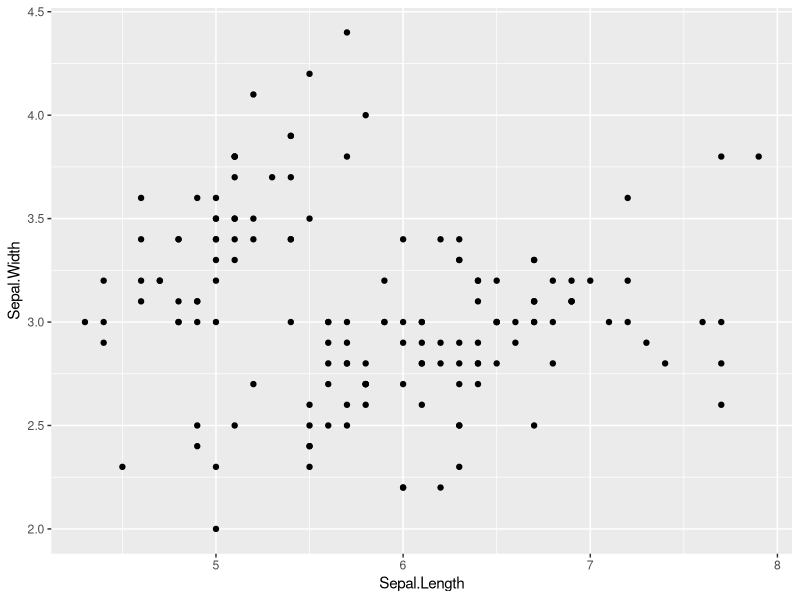
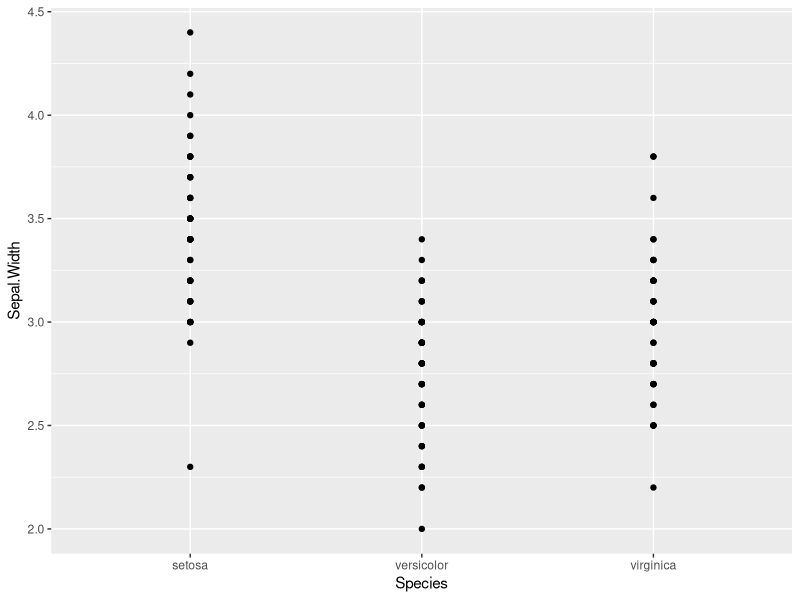
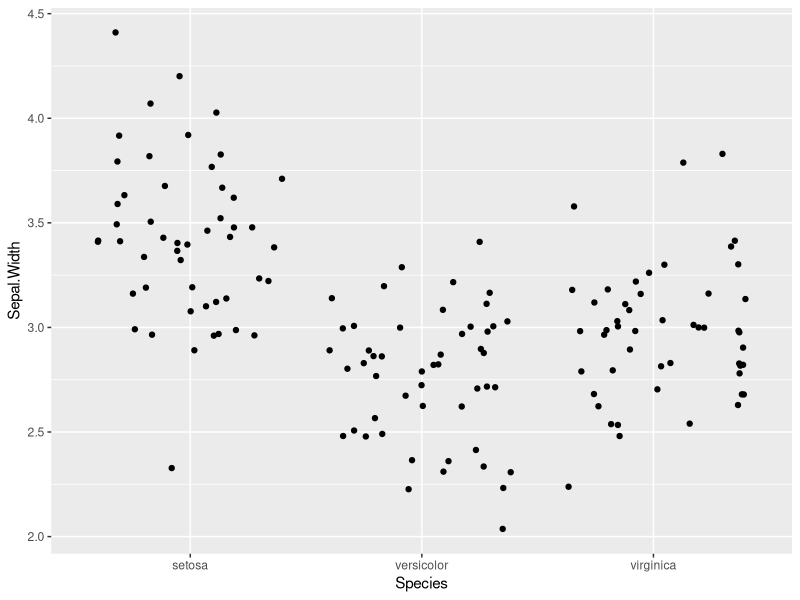
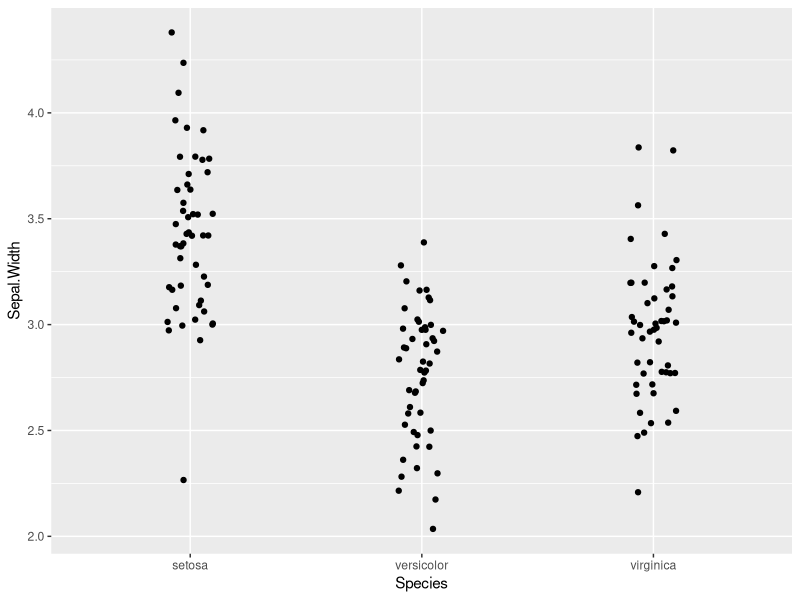
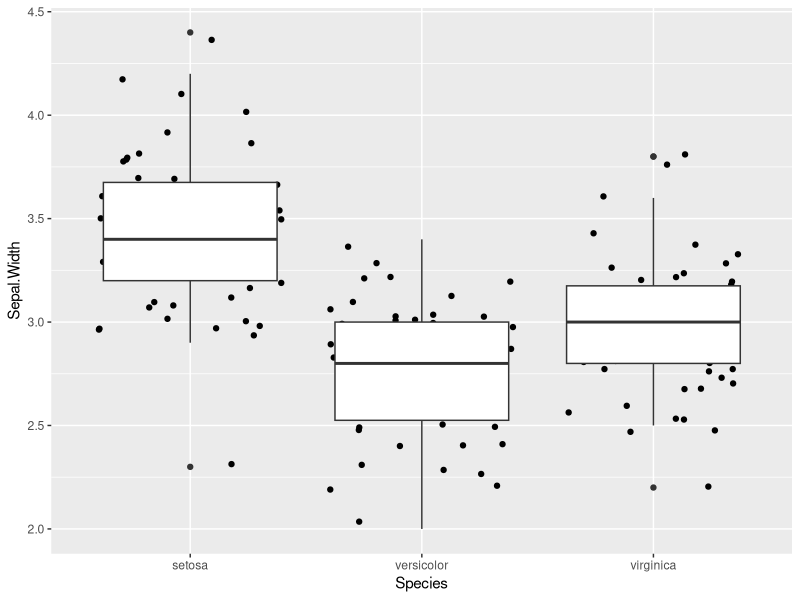
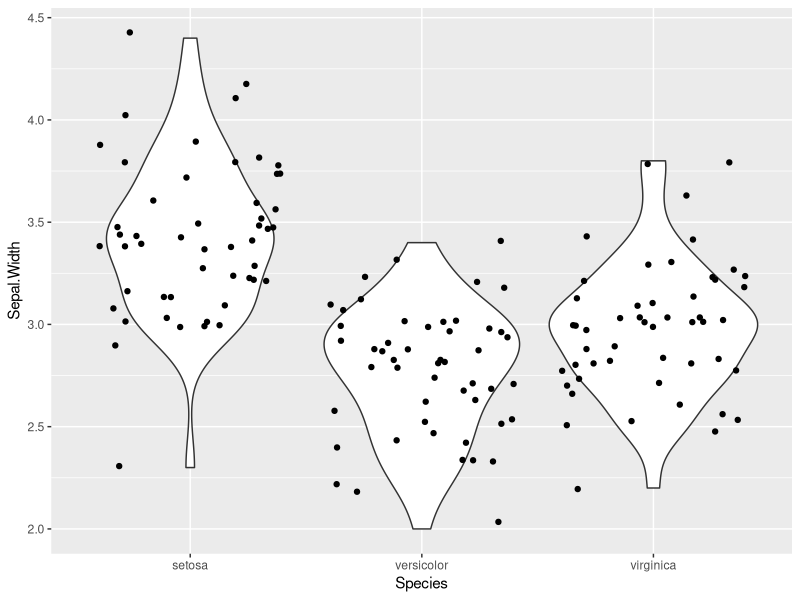
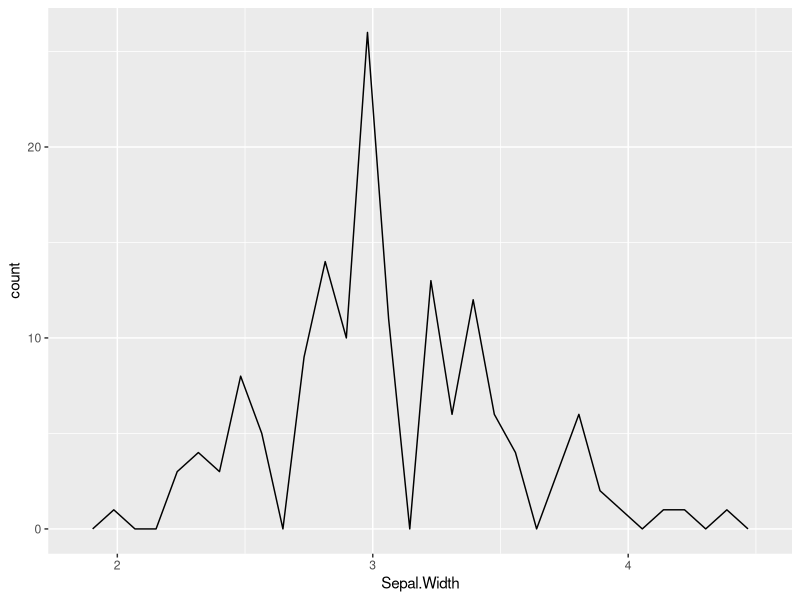
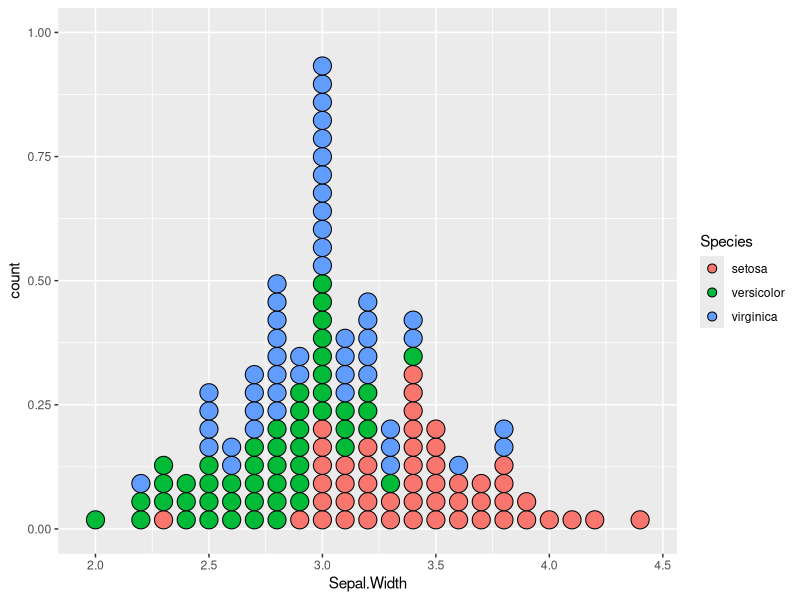

The R source for these figures, in order:
## ---- chunk 1
knitr::opts_chunk$set(echo = TRUE, message = FALSE, warning = FALSE)
library(tidyverse)
## ---- chunk 2
#knitr::include_graphics("https://rnabioco.github.io/bmsc-7810-pbda/posts/2023-12-06-class-6-intro-to-ggplot2-part2/img/parts-of-a-flower.webp")
# source: https://www.trees.com/gardening-and-landscaping/flowers
## ---- chunk 3
#knitr::include_graphics("https://rnabioco.github.io/bmsc-7810-pbda/posts/2022-11-23-class-5-intro-to-ggplot2-part2/img/iristypes.png")
## ---- chunk 4
head(iris)
## ---- chunk 5
unique(iris$Species)
## ---- chunk 6
summary(iris$Species)
## ---- chunk 7
ggplot(iris, aes(x = Sepal.Length, y = Sepal.Width)) +
  geom_point()
## ---- chunk 8

## ---- chunk 9

## ---- chunk 10
ggplot(iris, aes(x = Species, y = Sepal.Width)) +
  geom_point()
## ---- chunk 11
ggplot(iris, aes(x = Species, y = Sepal.Width)) +
  geom_jitter()
## ---- chunk 12
ggplot(iris, aes(x = Species, y = Sepal.Width)) +
  geom_jitter(width=0.1)
## ---- chunk 13
#knitr::include_graphics("https://rnabioco.github.io/bmsc-7810-pbda/posts/2022-11-23-class-5-intro-to-ggplot2-part2/img/boxplot-1.jpg")
#source: https://paulvanderlaken.com/2018/08/29/add-a-self-explantory-legend-to-your-ggplot2-boxplots/
## ---- chunk 14
ggplot(iris, (aes(x = Species, y = Sepal.Width))) +
  geom_jitter() +
  geom_boxplot()
## ---- chunk 15

## ---- chunk 16
ggplot(iris, aes(x = Species, y = Sepal.Width)) +
  geom_violin() +
  geom_jitter()
## ---- chunk 17
ggplot(iris) +
  geom_freqpoly(aes(x = Sepal.Width))
## ---- chunk 18
ggplot(iris) +
  geom_dotplot(aes(x = Sepal.Width, fill = Species), stackgroups = TRUE)
## ---- chunk 19
ggplot(iris) +
  geom_density(aes(x = Sepal.Width, color = Species))
## ---- chunk 20
ggplot(iris) +
  geom_histogram(aes(x = Sepal.Width))
## ---- chunk 21
ggplot(iris) +
  geom_histogram(aes(x = Sepal.Width), stat = "bin", bins = 10)
## ---- chunk 22
ggplot(iris, aes(x = Species, y = Sepal.Width)) +
  geom_jitter() +
  stat_summary(fun = "mean",
               geom = "point",
               color = "red")
## ---- chunk 23
ggplot(iris, aes(x = Species, y = Sepal.Width)) +
  geom_jitter() +
  stat_summary(fun = "mean",
               geom = "crossbar",
               width = 0.5,
               color = "red")
## ---- chunk 24
ggplot(iris, aes(x = Species, y = Sepal.Width)) +
  geom_jitter() +
  stat_summary(fun = "mean",
               geom = "crossbar",
               width = 0.5,
               color = "red") +
  stat_summary(fun = "median",
               geom = "crossbar",
               width = 0.5,
               color = "blue")
## ---- chunk 25
ggplot(iris, aes(x = Species, y = Sepal.Width)) +
  geom_jitter() +
  stat_summary(geom = "errorbar",
               fun.data = mean_se)
## ---- chunk 26
ggplot(iris, aes(x = Species, y = Sepal.Width)) +
  geom_jitter() +
  stat_summary(geom = "errorbar",
               fun.data = mean_cl_normal)
## ---- chunk 27
ggplot(iris, aes(x = Sepal.Length, y = Sepal.Width)) +
  geom_point() +
  geom_text(aes(label=Species))
## ---- chunk 28
?geom_text
## ---- chunk 29
ggplot(iris, aes(x = Sepal.Length, y = Sepal.Width)) +
  geom_point() +
  geom_text(aes(label=Species), nudge_y = .1, check_overlap = T, size = 3)
## ---- chunk 30
ggplot(iris, aes(x = Sepal.Length, y = Sepal.Width)) +
  geom_point(aes(color= Species)) +
  geom_text(aes(label="setosa"), x=5, y=4, size = 5) +
  geom_text(aes(label="versicolor"), x=5.5, y=2.25, size = 5) + 
  geom_text(aes(label="virginica"), x=7.5, y=3.5, size = 5)
## ---- chunk 31
?annotate
## ---- chunk 32
ggplot(iris, aes(x = Sepal.Length, y = Sepal.Width)) +
  geom_point(aes(color= Species)) +
  annotate("rect", xmin=5.5, xmax=6.5, ymin=2.5 , ymax=3.2, alpha=0.2, color="blue")
## ---- chunk 33
ggplot(iris, aes(x = Sepal.Length, y = Sepal.Width)) +
  geom_point(aes(color= Species)) +
  annotate("segment", x = 7, xend = 7, y = 4.5, yend = 3.25, color = "pink", size=3, alpha=0.6, arrow=arrow())
## ---- chunk 34
ggplot(iris, aes(x = Sepal.Length, y = Sepal.Width)) +
  geom_point(aes(color= Species)) +
  geom_hline(yintercept=4, color = "orange", size = 1)
## ---- chunk 35
ggplot(iris, aes(x = Sepal.Length, y = Sepal.Width)) +
  geom_point(aes(color= Species)) +
  geom_vline(xintercept=7, color = "orange", size = 1)

## ---- chunk 36
ggplot(iris, aes(x = Sepal.Length, y = Sepal.Width)) +
  geom_point(aes(color= Species)) +
  geom_abline(slope = .5, intercept = 1)

## ---- chunk 37
ggplot(iris, aes(x = Sepal.Length, y = Sepal.Width)) +
  geom_point() + 
  geom_point(data = filter(iris, Sepal.Width > 3.25), aes(color = Species))
## ---- chunk 38
ggplot(iris, aes(x = Sepal.Length, y = Sepal.Width)) +
  geom_point(aes(color = Species)) + 
  geom_text(data = filter(iris, Sepal.Width > 4), aes(label = Species), vjust = 1)
## ---- chunk 39

## ---- chunk 40
ggplot(iris, aes(x = Petal.Length, y = Petal.Width)) +
  geom_point()
## ---- chunk 41
ggplot(iris, aes(x = Petal.Length, y = Petal.Width)) +
  geom_point() +
  scale_x_continuous() + 
  scale_y_continuous() + 
  scale_colour_discrete()
## ---- chunk 42
ggplot(iris, aes(x = Petal.Length, y = Petal.Width)) +
  geom_point() +
  scale_x_log10()
## ---- chunk 43
ggplot(iris, aes(x = Petal.Length, y = Petal.Width)) +
  geom_point() +
  scale_x_reverse()
## ---- chunk 44
ggplot(iris, aes(x = Petal.Length, y = Petal.Width)) +
  geom_point() +
  xlim(0,10) +
  ylim(0,5)
## ---- chunk 45
ggplot(iris, aes(x = Species, y = Sepal.Width, color= Sepal.Length)) + 
  geom_jitter()  + 
  scale_color_gradient(low = "blue", high = "red")
## ---- chunk 46
#use autocomplete to all the scales options
#scale_
## ---- chunk 47
ggplot(iris, aes(x = Species, y = Sepal.Width)) +
  geom_violin() +
  geom_jitter() +
  coord_flip()
## ---- chunk 48
#knitr::include_graphics("https://rnabioco.github.io/bmsc-7810-pbda/posts/2022-11-23-class-6-intro-to-ggplot2-part3/img/diamond.png")
#source: 123dartist/stock.adobe.com
## ---- chunk 49
head(diamonds)
## ---- chunk 50
ggplot(diamonds, aes(x=carat, y=price)) + 
  geom_point()
## ---- chunk 51

## ---- chunk 52

## ---- chunk 53
set.seed(1337) # set the random seed so that we get the same random rows everytime

subset_diamonds <- diamonds[sample(nrow(diamonds), 1000), ]

ggplot(subset_diamonds, aes(x=carat, y=price)) + 
  geom_point()

## ---- chunk 54
ggplot(subset_diamonds, aes(x=carat, y=price, color=cut)) +
  geom_point() + 
  facet_wrap(~cut, nrow = 1)
## ---- chunk 55
ggplot(subset_diamonds, aes(x=carat, y=price, color=cut)) +
  geom_point() + 
  facet_grid(clarity ~ cut)
## ---- chunk 56
ggplot(diamonds, aes(x=carat, y=price, color=cut)) +
  geom_point() + 
  facet_grid(clarity ~ cut)
## ---- chunk 57

## ---- chunk 58
p1 <- ggplot(subset_diamonds, aes(x=carat, y=price, color=cut)) +
  geom_point()
## ---- chunk 59
p1
## ---- chunk 60
p1 + facet_wrap(~clarity)
## ---- chunk 61
p1 + facet_grid(clarity~color)
## ---- chunk 62
ggplot(subset_diamonds, aes(carat, price, color = clarity)) +
  geom_point()
## ---- chunk 63
ggplot(subset_diamonds, aes(carat, price, color = clarity)) +
  geom_point() +
  scale_color_brewer(palette = "RdYlBu")
## ---- chunk 64
ggplot(subset_diamonds, aes(carat, price, color = clarity)) +
  geom_point() +
  scale_color_brewer(palette = "Accent")
## ---- chunk 65
ggplot(subset_diamonds, aes(carat, price, color = clarity)) +
  geom_point() +
  scale_color_manual(values = c("red", "blue", "green", "yellow", "purple", "white", "black", "gray"))
## ---- chunk 66
ptest <- ggplot(iris, aes(x=Sepal.Width, y=Sepal.Length, color = Species)) +
  geom_point() +
  facet_wrap(~ Species)

ptest
## ---- chunk 67
ptest + theme_dark()
## ---- chunk 68
ptest + theme_minimal()
## ---- chunk 69
ptest + theme_bw()
## ---- chunk 70
ptest + theme_classic()
## ---- chunk 71
ptest + theme_void()
## ---- chunk 72
library(patchwork)
## ---- chunk 73
p1 <- ggplot(mtcars) + 
  geom_point(aes(mpg, disp))

p2 <- ggplot(mtcars) + 
  geom_boxplot(aes(gear, disp, group = gear))
## ---- chunk 74
p1 + p2
## ---- chunk 75
p3 <- ggplot(mtcars) + 
  geom_smooth(aes(disp, qsec))

p4 <- ggplot(mtcars) + 
  geom_bar(aes(carb))
## ---- chunk 76
(p1 + p2 + p3) / p4
## ---- chunk 77
(p1 | p2 | p3) / p4 + 
  plot_annotation(
  title = 'The surprising truth about mtcars',
  subtitle = 'These 3 plots will reveal yet-untold secrets about our beloved data-set',
  caption = 'Disclaimer: None of these plots are insightful')
## ---- chunk 78
(p1 | p2 | p3) / p4 + 
  plot_annotation(tag_levels = 'A')
## ---- chunk 79
(p1 | p2 | p3) / p4 + 
  plot_annotation(title = "Figure 1: Motor Trend 1974 Car Stats", tag_levels = 'A')
## ---- chunk 80

## ---- chunk 81
sessionInfo()
